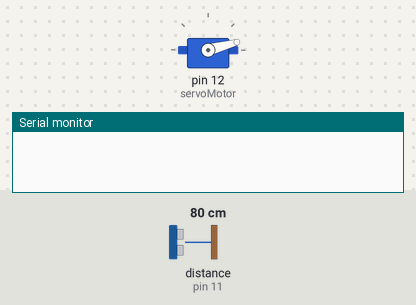
The sketch below on a simulated Arduino Uno, built with avr-gcc and run on an emulated ATmega328P. Parts: servo, the last lines printed to the serial monitor. Wiring (inferred from the names in the program): ultrasonic range finder: trigger pin 10; echo pin 11. Inputs (shaded band) come from the test bench; at power-on: distance to the obstacle (sensor on pin 11) 80 cm. The echo pulse lasts 58.3 µs per cm.

Above: at 0.01 s.
1.3 s: distance to the obstacle (sensor on pin 11) set to 2 cm
At 2.3 s:
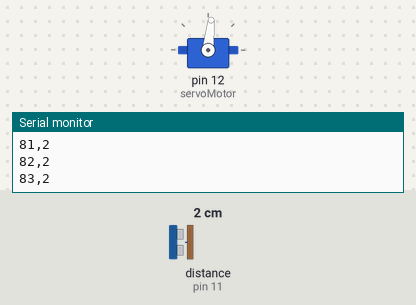
4.3 s: distance to the obstacle (sensor on pin 11) set to 120 cm
At 4.96 s:
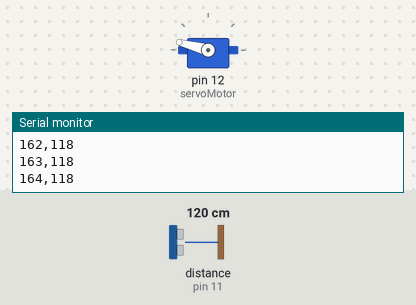
7.3 s: distance to the obstacle (sensor on pin 11) set to 4 cm
10.3 s: distance to the obstacle (sensor on pin 11) set to 250 cm
At 10.54 s:
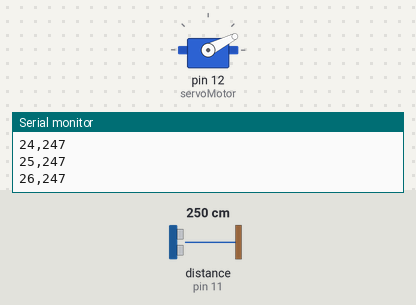
Timing chart, 0 to 14.3 s (numbered marks = the images above; inputs shaded):
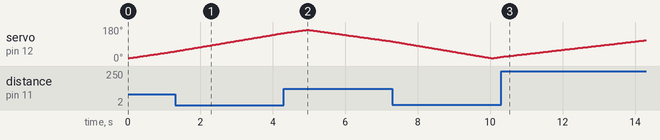

The sketch:

main.ino
```cpp
#include <Servo.h>

const int trigPin = 10;
const int echoPin = 11;
Servo servoMotor;  // Create Servo object

long duration;
int distance;
int angle = 15;  // Starting angle for the servo

void setup() {
  pinMode(trigPin, OUTPUT);
  pinMode(echoPin, INPUT);
  Serial.begin(9600);
  servoMotor.attach(12);  // Servo motor connected to pin 9
}

void loop() {
  // Sweep the servo from 15 to 165 degrees and back
  for (angle = 15; angle <= 165; angle++) {
    servoMotor.write(angle);
    delay(30);
    distance = getDistance();  // Get the distance from ultrasonic sensor
    Serial.print(angle);
    Serial.print(",");
    Serial.println(distance);  // Send data to Python
  }

  // Sweep back from 165 to 15 degrees
  for (angle = 165; angle >= 15; angle--) {
    servoMotor.write(angle);
    delay(30);
    distance = getDistance();
    Serial.print(angle);
    Serial.print(",");
    Serial.println(distance);
  }
}

long getDistance() {
  digitalWrite(trigPin, LOW);
  delayMicroseconds(2);
  digitalWrite(trigPin, HIGH);
  delayMicroseconds(10);
  digitalWrite(trigPin, LOW);

  duration = pulseIn(echoPin, HIGH);
  distance = duration * 0.034 / 2;  // Calculate the distance in cm
  return distance;
}
```
